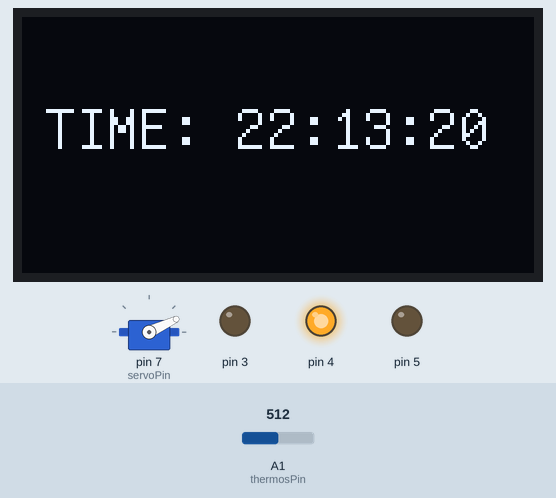
The sketch below on a simulated Arduino Uno, built with avr-gcc and run on an emulated ATmega328P. On the bench: servo, 128×64 one-colour display, output pins drawn as LEDs (lit = HIGH). The inputs (shaded band) are chosen by the test bench; at power-on: A1 (thermosPin) = 512. The local clock reads 2024-03-15 10:24:30 at power-on unless the sketch sets it; what the sketch prints to the serial monitor is not drawn.

Above: at 1.2 s.
1.3 s: A1 (thermosPin) set to 535
At 2.7 s:
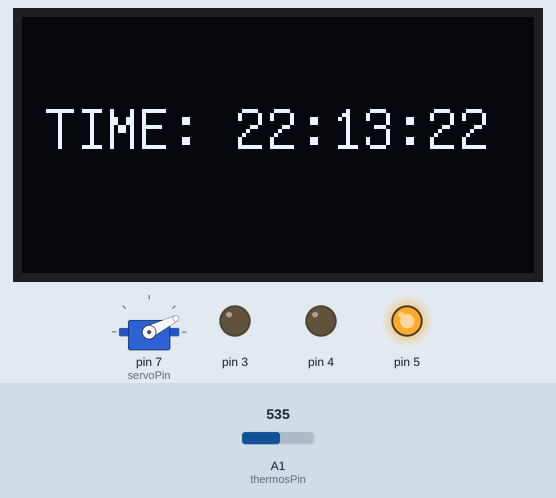
4.3 s: A1 (thermosPin) set to 716
At 5.6 s:
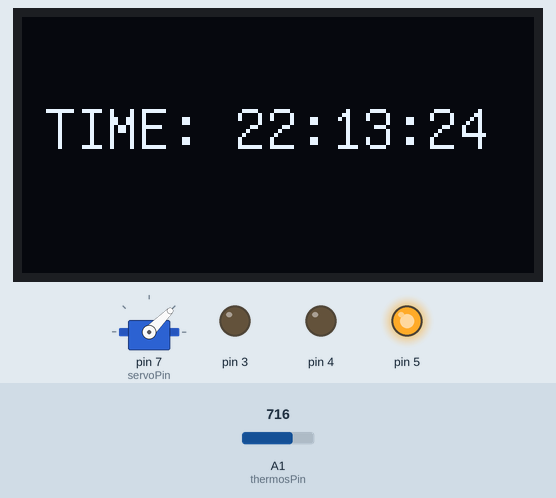
7.3 s: A1 (thermosPin) set to 900
At 8.6 s:
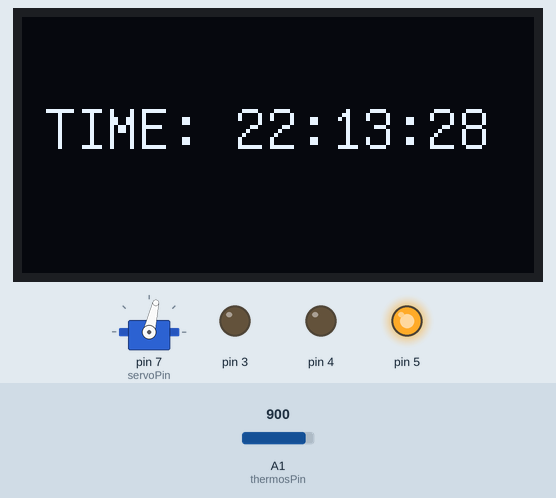
10.3 s: A1 (thermosPin) set to 1023
At 11.4 s:
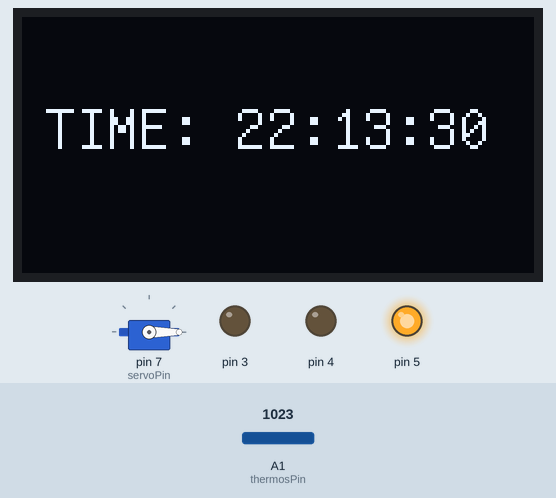
13.3 s: A1 (thermosPin) set to 1022
At 14.5 s:
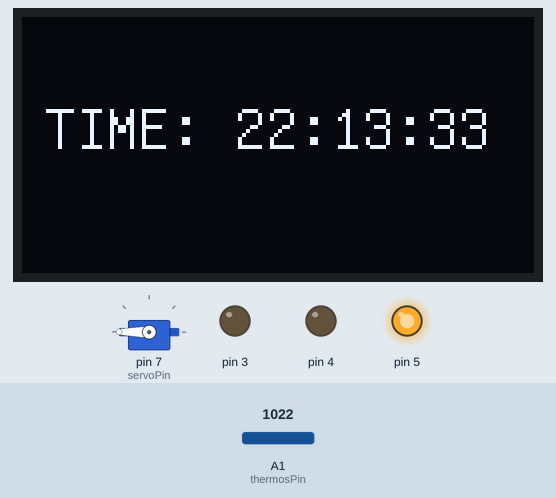
16.3 s: A1 (thermosPin) set to 511
At 17.3 s:
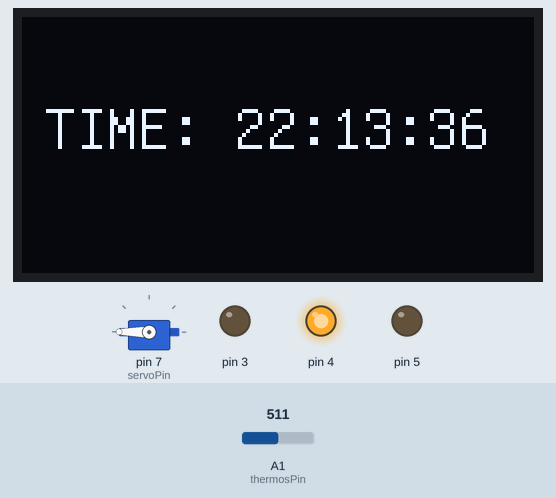
Timing chart, 0 to 19.3 s (numbered marks = the images above; inputs shaded):
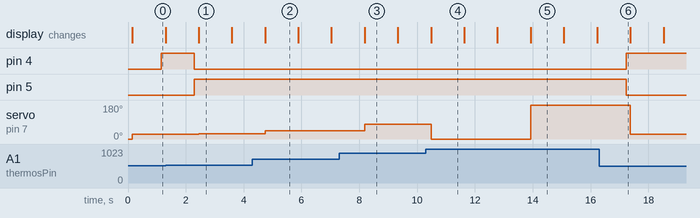

Measured:
- the behaviour switches between 522 and 523 on A1 (thermosPin) (found by bisection; images 0 and 1)
- the behaviour switches between 1023 and 1022 on A1 (thermosPin) (found by bisection; images 4 and 5)
- after the input at 1.3 s, pin 4: HIGH → LOW after 1.0 s; pin 5: LOW → HIGH after 1.0 s; servo on pin 7 (servoPin): 25° → 27° after 1.1 s
- after the input at 4.3 s, servo on pin 7 (servoPin): 27° → 45° after 0.44 s
- after the input at 7.3 s, servo on pin 7 (servoPin): 45° → 77° after 0.89 s
- after the input at 10.3 s, servo on pin 7 (servoPin): 77° → 0° after 0.19 s
- after the input at 13.3 s, servo on pin 7 (servoPin): 0° → 180° after 0.63 s
- after the input at 16.3 s, pin 4: LOW → HIGH after 0.93 s; pin 5: HIGH → LOW after 0.93 s; servo on pin 7 (servoPin): 180° → 24° after 1.1 s

The sketch:

klocka_projekt.ino
```cpp
/*
* Name: clock and temp project
* Author: Simon Erlén
* Date: 2024-11-12
* Description: This project uses a ds3231 to measure time and displays the time to an 1306 oled display,
* Further, it measures temprature with a analog temprature module and displays a mapped value to a 9g-servo-motor aswell as it says if the tempreture is comfortable or not.
*/


#include <RTClib.h>
#include <Wire.h>
#include "U8glib.h"
#include "Servo.h"

#define servoPin 7

RTC_DS3231 rtc;
U8GLIB_SSD1306_128X64 u8g(U8G_I2C_OPT_NO_ACK);
Servo myservo;


void setup() {
  // init communication
  Serial.begin(9600);
  Wire.begin();
  rtc.begin();
  rtc.adjust(DateTime(F(__DATE__), F(__TIME__)));
  u8g.setFont(u8g_font_unifont);
  // Init Hardware
  myservo.attach(servoPin);
  myservo.write(0);
  for(int ledPin = 3; ledPin <=5; ledPin ++){
    pinMode(ledPin, OUTPUT);
  }


}

void loop() {

  oledWrite(getTime());
  Serial.println("Temprature: " + String(getTemp()) + "C" );
  myservo.write(getTemp());

  delay(1000);
  ledSystem();
}


/*
*This function reads time from an ds3231 module and package the time as a String
*Parameters: Void
*Returns: time in hh:mm:ss as String
*/
String getTime() {

  DateTime now = rtc.now();

  return ("TIME: " + String(now.hour()) + ":" + String(now.minute()) + ":" + String(now.second()));
}

/*
* This function reads an analog pin connected to an analog temprature sensor and calculates the corresponding temp
*Parameters: Void
*Returns: temprature as float
*/
float getTemp() {
  int thermosPin = A1;
  int Vo;
  float R1 = 10000;
  float logR2, R2, T;
  float c1 = 0.001129148, c2 = 0.000234125, c3 = 0.0000000876741;  //steinhart-hart coeficients for thermistor;

  Vo = analogRead(thermosPin);
  R2 = R1 * (1023.0 / (float)Vo - 1.0);  //calculate resistance on thermistor
  logR2 = log(R2);
  T = (1.0 / (c1 + c2 * logR2 + c3 * logR2 * logR2 * logR2));  // temperature in Kelvin
  T = T - 273.15;


  //convert Kelvin to Celcius
  // T = (T * 9.0)/ 5.0 + 32.0; //convert Celcius to Farenheit

  return (T);

}

/*
* This function takes a string and draws it to an oled display
*Parameters: - text: String to write to display
*Returns: void
*/
void oledWrite(String text) {
  u8g.firstPage();
  do {
    u8g.drawStr(5, 33, text.c_str());
  } while (u8g.nextPage());
}

/*
* takes a temprature value and maps it to corresppnding degree on a servo
*Parameters: - value: temprature
*Returns: void
*/
//void servoWrite(float value) {

//}

void servoWrite(){
  myservo.write(map(getTemp(),15, 35, 0, 180));
}


void ledSystem(){
  if (getTemp<20){
    digitalWrite(3, HIGH);
    digitalWrite(4, LOW);
    digitalWrite(5, LOW);


  }else if (getTemp() > 20 && getTemp() < 26){
    digitalWrite(3, LOW);
    digitalWrite(4, HIGH);
    digitalWrite(5, LOW);

  }else{
    digitalWrite(3, LOW);
    digitalWrite(4, LOW);
    digitalWrite(5, HIGH);
  }
  //Detta är ett system som får den gröna lampan att lysa när temperatuen är behaglig. Den röda lyser när det är för varmt och när den blåa när det är för kallt.


}
```
